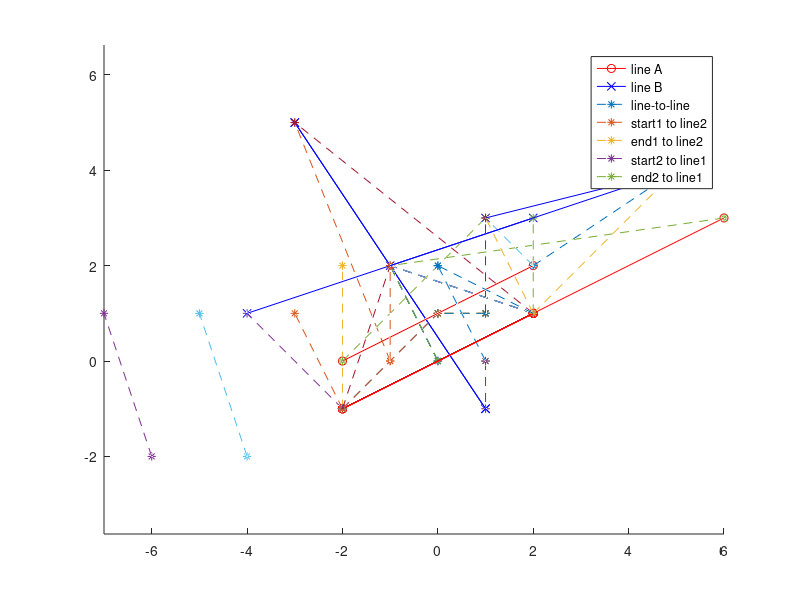

The MATLAB script that drew this image:
% This script can be used to create test cases for the line-to-line
% distance function in the flight path tracker. We can define deltas and
% start points for two lines and get the shortest delta between the two
% lines, as well as a visualisation of it. Note that all points are
% discretized, so they will usually not lie exactly on the lines.

function linesToLineTest()
    % plot different scenarios
    delta = plotLines([4; 2; -1], [2; 1; -2], [6; 2; 2], [2; 3; 0])
    delta = plotLines([4; 2; -1], [2; 1; -2], [6; 2; 2], [5; 4; 4])
    delta = plotLines([4; 2; -1], [2; 2; -2], [4; 1; 1], [5; 4; 4])
    delta = plotLines([4; 2; -1], [2; 1; -2], [3; 1; 1], [-1; 2; -2])
    delta = plotLines([4; 2; -1], [2; 1; -2], [-2; 3; 2], [-1; 2; -2])
    delta = plotLines([4; 2; -1], [2; 1; -2], [-2; 3; 2], [-3; 5; 0])
    delta = plotLines([4; 2; -1], [6; 3; -3], [-2; 3; 2], [-3; 5; 0])
    
    delta = plotLines([4; 2; -1], [2; 1; -2], [-2; 3; 2], [-1; 2; -2])
end

% This creates a plot showing the two lines and 5 connections between them:
% - the shortest possible connection
% - the start of line1 projected to line2
% - the end of line1 projected to line2
% - the start of line2 projected to line1
% - the end of line2 projected to line1
% The projected points are constrained such that they don't lie beyond
% the start or end of the other line.
function delta = plotLines(deltaA, endA, deltaB, endB)
    COEF1 = 32768;
    
    startA = endA - coefToFloat(COEF1-1) * deltaA;
    startB = endB - coefToFloat(COEF1-1) * deltaB;

    projectedStartACoef = coefFromFloat(-dot(startA-endB,deltaB) / dot(deltaB,deltaB));
    projectedEndACoef = coefFromFloat(-dot(endA-endB,deltaB) / dot(deltaB,deltaB));
    projectedStartBCoef = coefFromFloat(-dot(startB-endA,deltaA) / dot(deltaA,deltaA));
    projectedEndBCoef = coefFromFloat(-dot(endB-endA,deltaA) / dot(deltaA,deltaA));

    normal = [deltaA(2)*deltaB(3)-deltaA(3)*deltaB(2);deltaA(3)*deltaB(1)-deltaA(1)*deltaB(3);deltaA(1)*deltaB(2)-deltaA(2)*deltaB(1)];
    projectedDelta = normal*dot(endB-endA,normal)/dot(normal,normal);
    
    % Rounding is probably appropriate here, as the precision is not
    % critical and it allows for a more efficient implementation.
    % In a few cases the final result will differ, but visual inspection
    % indicates that this is acceptable.
    projectedDelta = round(projectedDelta);
    
    remainder = endB-endA - projectedDelta;

    A=[-deltaA deltaB];
    lineToLineCoef = (A'*A) \ (A'*remainder);
    lineToLineCoef(1) = coefFromFloatUnconstrained(lineToLineCoef(1));
    lineToLineCoef(2) = coefFromFloatUnconstrained(lineToLineCoef(2));

    
    close all;
    hold on;
    axis equal;
    plot3([endA(1) startA(1)], [endA(2) startA(2)], [endA(3) startA(3)], 'o-r');
    plot3([endB(1) startB(1)], [endB(2) startB(2)], [endB(3) startB(3)], 'x-b');
    delta = plotLine(deltaA, endA, deltaB, endB, lineToLineCoef(1), lineToLineCoef(2))';
    delta1 = plotLine(deltaA, endA, deltaB, endB, COEF1, projectedStartACoef)';
    delta2 = plotLine(deltaA, endA, deltaB, endB, 0, projectedEndACoef)';
    delta3 = plotLine(deltaA, endA, deltaB, endB, projectedStartBCoef, COEF1)';
    delta4 = plotLine(deltaA, endA, deltaB, endB, projectedEndBCoef, 0)';
    legend('line A', 'line B', 'line-to-line', 'start1 to line2', 'end1 to line2', 'start2 to line1', 'end2 to line1');
    hold off;
    
    %disp(lineToLineCoef);
    if (lineToLineCoef(1) >= 0 && lineToLineCoef(1) < COEF1 && lineToLineCoef(2) >= 0 && lineToLineCoef(2) < COEF1)
        return
    end
    
    delta = delta1;
    if (norm(delta2) < norm(delta))
        delta = delta2;
    end
    if (norm(delta3) < norm(delta))
        delta = delta3;
    end
    if (norm(delta4) < norm(delta))
        delta = delta4;
    end

end

function coef = coefFromFloatUnconstrained(f)
    coef = round(f * 32768);
end

function coef = coefFromFloat(f)
    coef = coefFromFloatUnconstrained(f);
    if coef < 0
        coef = 0;
    elseif coef > 32767
        coef = 32767;
    end
end

function f = coefToFloat(coef)
    f = coef / 32768;
end

function delta = plotLine(deltaA, endA, deltaB, endB, coefA, coefB)
    p1 = round(endA - deltaA * coefToFloat(coefA));
    p2 = round(endB - deltaB * coefToFloat(coefB));
    delta = p2 - p1;
    %disp([sqrt(dot(delta, delta)) (p2 - p1)']); % for debugging
    plot3([p1(1) p2(1)], [p1(2) p2(2)], [p1(3) p2(3)], '*--');
end
